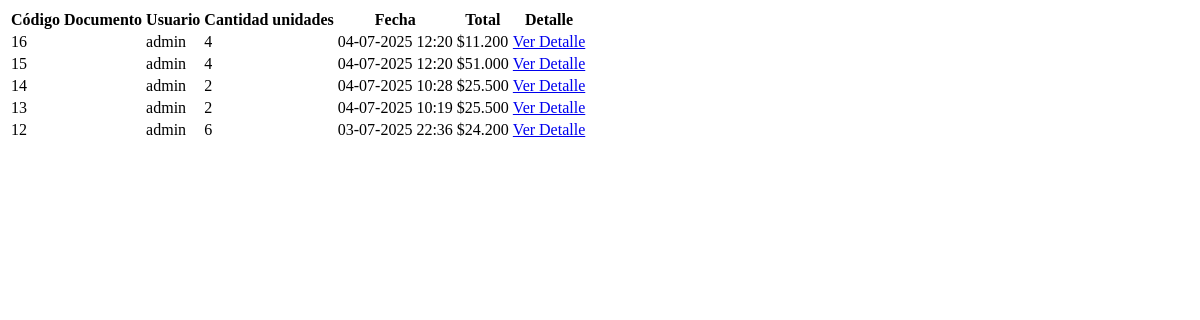
The app's page /tabla_cart_sales/, older data.
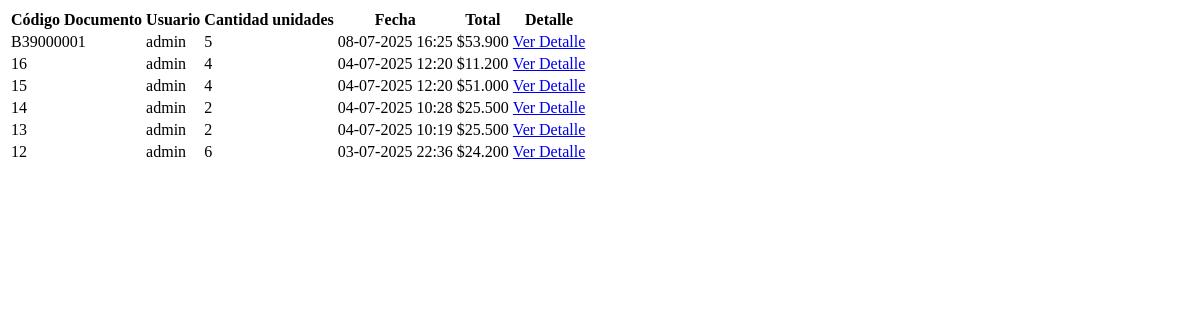
The same page, newer data.
### inventory/models.py (models this page shows)
class CartSale(models.Model):
    user = models.ForeignKey(User, on_delete=models.CASCADE)
    cart_code = models.CharField(max_length=64, unique=True)
    created_at = models.DateTimeField(auto_now_add=True)
    @property
    def total(self):
        return sum(item.quantity * item.price_at_sale for item in self.items.all())
    @property
    def total_units(self):
        return sum(item.quantity for item in self.items.all())

class CartSaleItem(models.Model):
    cart_sale = models.ForeignKey(CartSale, on_delete=models.CASCADE, related_name='items')
    producto = models.ForeignKey('Producto', on_delete=models.CASCADE)
    quantity = models.PositiveIntegerField()
    price_at_sale = models.IntegerField()

### inventory/views.py (the view)
# urls.py: path('tabla_cart_sales/', views.tabla_cart_sales, name='tabla_cart_sales'),
def tabla_cart_sales(request):
    cart_sales = CartSale.objects.select_related('user').all().order_by('-created_at')
    return render(request, 'inv/tabla_cart_sales.html', {'cart_sales': cart_sales})

### inventory/templatetags/number_filters.py (called while the page is built)
@register.filter
def comma_miles(value):
    try:
        return f"{int(value):,}".replace(",", ".")
    except:
        return value

### inventory/templates/inv/tabla_cart_sales.html
{% load static %}
{% load number_filters %}
<table class="table table-striped">
    <thead>
        <tr>
            <th>Código Documento</th>
            <th>Usuario</th>
            <th>Cantidad unidades</th>
            <th>Fecha</th>
            <th>Total</th>
            <th>Detalle</th>
        </tr>
    </thead>
    <tbody>
        {% for sale in cart_sales %}
        <tr>
            <td>{{ sale.cart_code }}</td>
            <td>{{ sale.user.username }}</td>
            <td>{{ sale.total_units }}</td>
            <td>{{ sale.created_at|date:"d-m-Y H:i" }}</td>
             <td>${{ sale.total|comma_miles }}</td>
            <td>
                <a href="{% url 'detalle_cart_sale' sale.id %}" class="btn-detalles">Ver Detalle</a>
            </td>
        </tr>
        {% empty %}
        <tr>
            <td colspan="6" class="text-center">No hay ventas registradas.</td>
        </tr>
        {% endfor %}
    </tbody>
</table>

Row changes from the older to the newer data that the page shows:
added CartSale: cart_code "B39000001", user.username "admin", total_units "5", created_at "08-07-2025 16:25", total|comma_miles "53.900"
